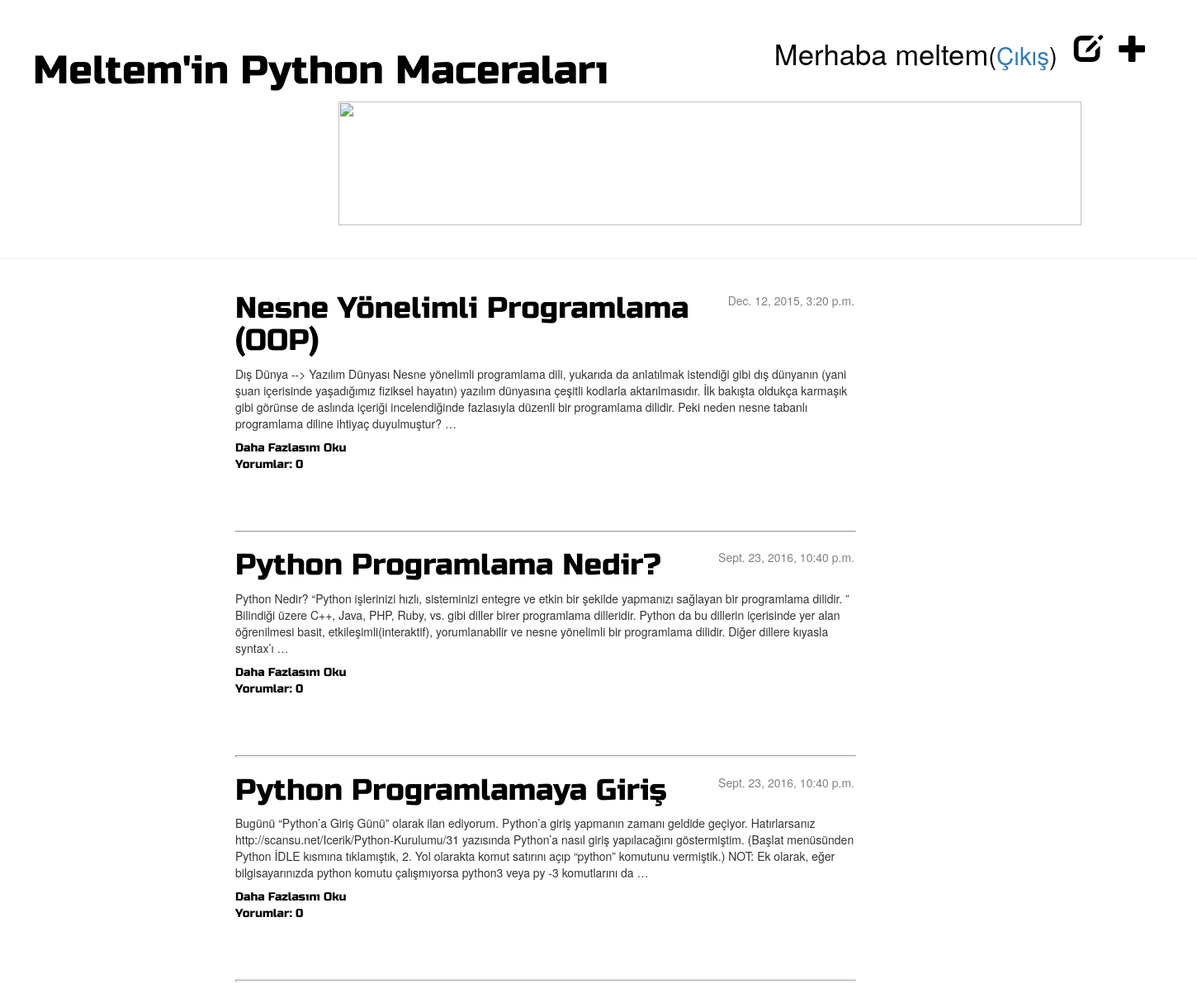
The app's page / (signed in) with its own data.
### blog/models.py (models this page shows, shortened)
class Post(models.Model):
    yazar = models.ForeignKey('auth.User')
    baslik = models.CharField(max_length=200)
    yazi = models.TextField()
    yaratilis_tarihi = models.DateTimeField(
            default=timezone.now)
    yayinlanma_tarihi = models.DateTimeField(
            blank=True, null=True)

### blog/views.py (the view)
# urls.py: url(r'^$', views.post_list, name='post_list'),
def post_list(request):
    posts = Post.objects.filter(yayinlanma_tarihi__lte=timezone.now()).order_by('yayinlanma_tarihi')
    return render(request, 'blog/post_list.html', {'posts': posts})

### blog/templates/blog/post_list.html
{% extends 'blog/base.html' %}
{% block content %}
    {% for post in posts %}
        <div class="post">
            <div class="date">
                {{ post.yayinlanma_tarihi }}
            </div>
            <h1><a href="{% url 'post_detail' pk=post.pk %}">{{ post.baslik }}</a></h1>
            <div class = "post_body">
            	{{ post.yazi|safe|truncatewords:"50"|linebreaks }}
		        <a href="{% url 'post_detail' pk=post.pk %}">Daha Fazlasını Oku</a>
            </div>
            <a href="{% url 'blog.views.post_detail' pk=post.pk %}">Yorumlar: {{ post.comments.count }}</a>
        </div>
        <hr>
    {% endfor %}
{% endblock content %}

### blog/templates/blog/base.html (shortened to what this page needs)
{% load staticfiles %}
<html>
     <head>
		<link rel="stylesheet" href="//maxcdn.bootstrapcdn.com/bootstrap/3.2.0/css/bootstrap.min.css">
		<link rel="stylesheet" href="//maxcdn.bootstrapcdn.com/bootstrap/3.2.0/css/bootstrap-theme.min.css">
		<link rel="stylesheet" href="{% static 'css/blog.css' %}">
    </head>
    <body>
        <div class="page-header">
    		{% if user.is_authenticated %}
    		<a href="{% url 'post_new' %}" class="top-menu"><span class="glyphicon glyphicon-plus"></span></a>
            <a href="{% url 'post_draft_list' %}" class="top-menu"><span class="glyphicon glyphicon-edit"></span></a>
            <p class="top-menu">Merhaba {{ user.username }}<small>(<a href="{% url 'logout' %}">Çıkış</a>)</small></p>
            {% else %}
            <a href="{% url 'login' %}" class="top-menu"><span class="glyphicon glyphicon-lock"></span></a>
            {% endif %}
            <h1><a href="/">Meltem'in Python Maceraları</a></h1>
            <img src="http://2.bp.blogspot.com/-R97jzYoL7Z8/T3SWTvskGRI/AAAAAAAAAjc/_R1KFtHUpZI/s1600/1081.jpg">
        </div>
        <div class="content container">
            <div class="row">
                <div class="col-md-8">
                {% block content %}
            {% endblock %}
                </div>
            </div>
        </div>
    </body>
</html>

### blog/static/css/blog.css (style rules this page uses)
h1 a { color: black; font-family: 'Russo One'; }
.page-header img { width: 900px; height: 150px; margin: 0px 0px 0px 370px; }
.page-header { margin-top: 0; padding: 40px 40px 40px 40px; }
.page-header h1, .page-header h1 a, .page-header h1 a:visited, .page-header h1 a:active { color: black; font-size: 36pt; text-decoration: none; }
.content { margin-left: 270px; }
h1, h2, h3, h4 { font-family: 'Russo One', sans-serif; }
.post h1 { text-decoration:none; }
.date { float: right; color: #828282; }
.top-menu, .top-menu:hover, .top-menu:visited { color: black; float: right; font-size: 26pt; margin-right: 20px; }
.post { margin-bottom: 70px; }
.post h1 a, .post h1 a:visited { color: #000000; }
hr { display: block; margin-top: 0.5em; margin-bottom: 0.5em; margin-left: auto; margin-right: auto; border-style: inset; border-width: 1px; width: 750px; height: 0.5px; }
.post h1 a { text-decoration:none; }
.post a { color: black; font-family: 'Russo One'; font-size: bold; text-decoration:none; }

### records on screen
Post: yayinlanma_tarihi "Dec. 12, 2015, 3:20 p.m.", baslik "Nesne Yönelimli Programlama (OOP)", yazi "Dış Dünya --> Yazılım Dünyası Nesne yönelimli programlama dili, yukarıda da anlatılmak istendiği gibi dış dünyanın (yani şuan içerisinde yaşadığımız fiziksel hayatın) yazılım dünyasına çeşitli kodlarla aktarılmasıdır. İlk bakışta oldukça karmaşık gibi görünse de aslında içeriği incelendiğinde fazlasıyla düzenli bir programlama dilidir. Peki neden nesne tabanlı programlama diline ihtiyaç duyulmuştur? …", comments.count "0"
Post: yayinlanma_tarihi "Sept. 23, 2016, 10:40 p.m.", baslik "Python Programlama Nedir?", yazi "Python Nedir? “Python işlerinizi hızlı, sisteminizi entegre ve etkin bir şekilde yapmanızı sağlayan bir programlama dilidir. ” Bilindiği üzere C++, Java, PHP, Ruby, vs. gibi diller birer programlama dilleridir. Python da bu dillerin içerisinde yer alan öğrenilmesi basit, etkileşimli(interaktif), yorumlanabilir ve nesne yönelimli bir programlama dilidir. Diğer dillere kıyasla syntax’ı …", comments.count "0"
Post: yayinlanma_tarihi "Sept. 23, 2016, 10:40 p.m.", baslik "Python Programlamaya Giriş", yazi "Bugünü “Python’a Giriş Günü” olarak ilan ediyorum. Python’a giriş yapmanın zamanı geldide geçiyor. Hatırlarsanız http://scansu.net/Icerik/Python-Kurulumu/31 yazısında Python’a nasıl giriş yapılacağını göstermiştim. (Başlat menüsünden Python İDLE kısmına tıklamıştık, 2. Yol olarakta komut satırını açıp “python” komutunu vermiştik.) NOT: Ek olarak, eğer bilgisayarınızda python komutu çalışmıyorsa python3 veya py -3 komutlarını da …", comments.count "0"

### other values on screen
{{ user.username }} "meltem"
